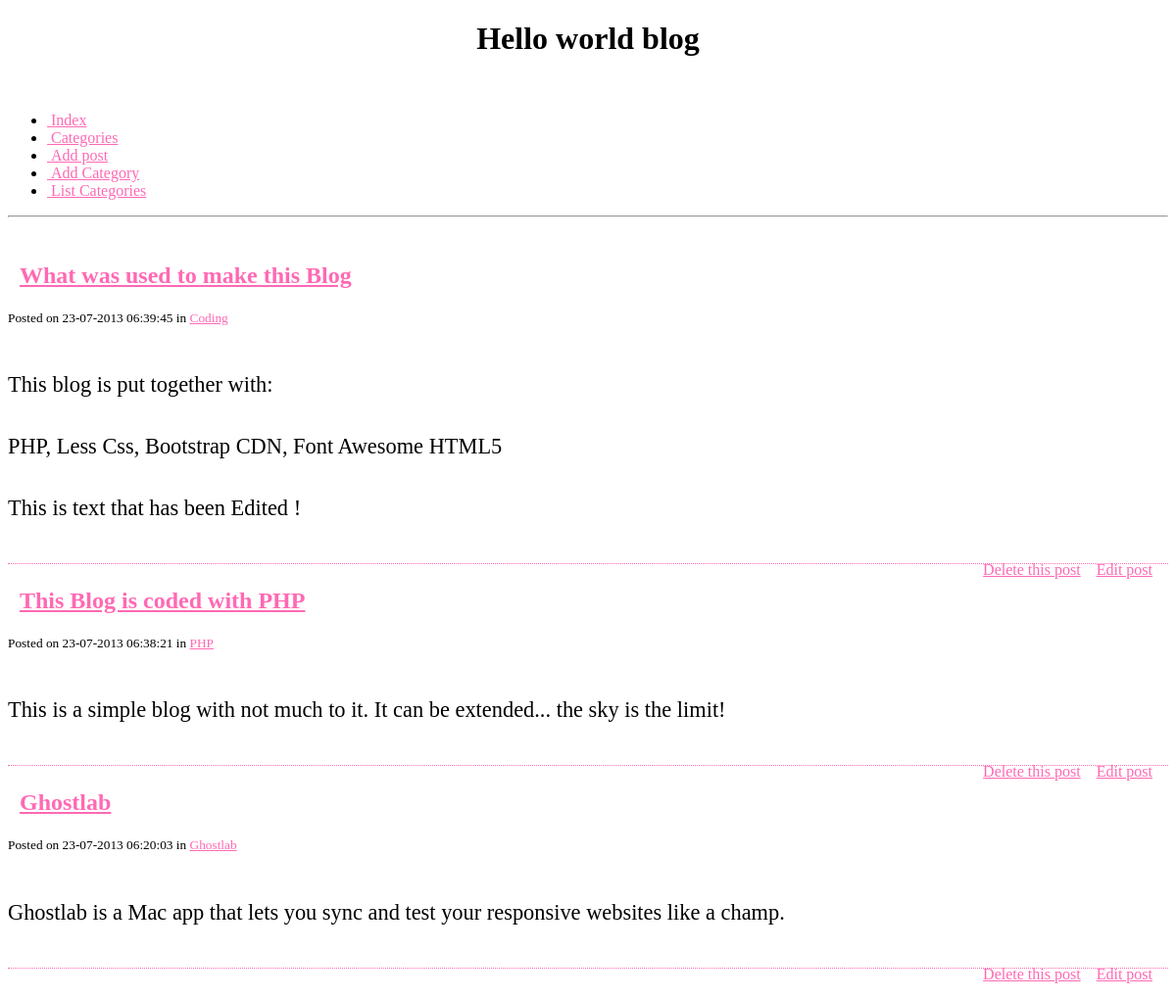
/blog/index.php, run on the app's committed database.
### tables this page shows
CREATE TABLE `posts` (
  `id` int(6) NOT NULL AUTO_INCREMENT,
  `cat_id` int(3) NOT NULL,
  `title` varchar(255) NOT NULL,
  `contents` text NOT NULL,
  `date_posted` datetime NOT NULL DEFAULT '0000-00-00 00:00:00',
  PRIMARY KEY (`id`)
);

CREATE TABLE `categories` (
  `id` int(3) NOT NULL AUTO_INCREMENT,
  `name` varchar(24) NOT NULL,
  PRIMARY KEY (`id`),
  UNIQUE KEY `name` (`name`)
);

### blog/resources/func/blog.php (called while the page is built, shortened)
<?php
function get_posts($id = null, $cat_id = null) {
	$posts = array();
	$query = "SELECT posts.id AS post_id, categories.id AS category_id, title, contents, date_posted, categories.name FROM posts INNER JOIN categories ON categories.id = posts.cat_id ";
	$query .= " ORDER BY `posts` . `id` DESC";
	$query = mysql_query($query);
	while ($row = mysql_fetch_assoc($query) ) {
		$posts[] = $row;
	}
	return $posts;
}

### blog/index.php (the view, shortened to what this page needs)
<?php
$posts = get_posts(((isset($_GET['id'])) ? $_GET['id'] : null));
?>
<!DOCTYPE html>
<html lang="en">
<head>
	<?php include "includes/_head.php" ?>
</head>
<body>
	<div class="container">
		<div class="row">
			<div class="span6 offset3">
				<h1>Hello world blog</h1>
				<br>
				<?php include "includes/_nav.php" ?>
				<hr>
				<br>
				<?php
				foreach ( $posts as $post ) {
					?>
					<div class="post">
						<h2><i class="icon-quote-left">&nbsp;&nbsp;</i><a href="index.php?id=<?php echo $post['post_id']; ?>"><?php echo $post['title']; ?></a></h2>
						<small> Posted on <?php echo date('d-m-Y h:i:s', strtotime($post['date_posted'])); ?>
							in <a href="category.php?id=<?php echo $post['category_id']; ?>"><?php echo $post['name'];?></a>
						</small>
						<p class="post-content"><?php echo nl2br($post['contents']);?></p>
						<div class="post-functions">
							<ul>
								<li><a href="delete_post.php?id=<?php echo $post["post_id"]; ?>"> Delete this post</a></li>
								<li><a href="edit_post.php?id=<?php echo $post['post_id']; ?>"> Edit post</a></li>
							</ul>
						</div>
						<br />
					</div>
					<?php
				}
				?>
			</div>
		</div>
	</div>
</body>
</html>

### blog/includes/_head.php (shortened to what this page needs)
<head>
        <link href="http://netdna.bootstrapcdn.com/twitter-bootstrap/2.3.2/css/bootstrap-combined.min.css" rel="stylesheet">
        <link rel="stylesheet" href="css/main.css">
        <link href="http://netdna.bootstrapcdn.com/font-awesome/3.2.1/css/font-awesome.css" rel="stylesheet">
</head>

### blog/includes/_nav.php (shortened to what this page needs)
<nav>
	<ul class="btn-group">
		<li class="btn"><a href="index.php"><i class="icon-home">&nbsp;</i>Index</a></li>
		<li class="btn"><a href="category.php"><i class="icon-ellipsis-vertical">&nbsp;</i>Categories</a></li>
		<li class="btn"><a href="add_post.php"><i class="icon-plus-sign">&nbsp;</i>Add post</a></li>
		<li class="btn"><a href="add_category.php"><i class="icon-star">&nbsp;</i>Add Category </a></li>
		<li class="btn"><a href="category_list.php"><i class="icon-list">&nbsp;</i>List Categories</a></li>
	</ul>
</nav>

### blog/css/main.css (style rules this page uses)
h1 { text-align: center; }
a { color: #ff69b4; }
.post { margin-bottom: 1.5em; border-bottom: 1px dotted #ff69b4; }
.post-content { padding-top: 1em; font-size: 1.4em; line-height: 1.4em; }
.post-functions ul { float: right; }
.post-functions li { display: block; float: left; padding-right: 1em; }

### data on the page
posts: title "What was used to make this Blog", date_posted "23-07-2013 06:39:45", categories.name "Coding", contents "This blog is put together with: PHP, Less Css, Bootstrap CDN, Font Awesome HTML5 This is text that has been Edited !"
posts: title "This Blog is coded with PHP", date_posted "23-07-2013 06:38:21", categories.name "PHP", contents "This is a simple blog with not much to it. It can be extended... the sky is the limit!"
posts: title "Ghostlab", date_posted "23-07-2013 06:20:03", categories.name "Ghostlab", contents "Ghostlab is a Mac app that lets you sync and test your responsive websites like a champ."
